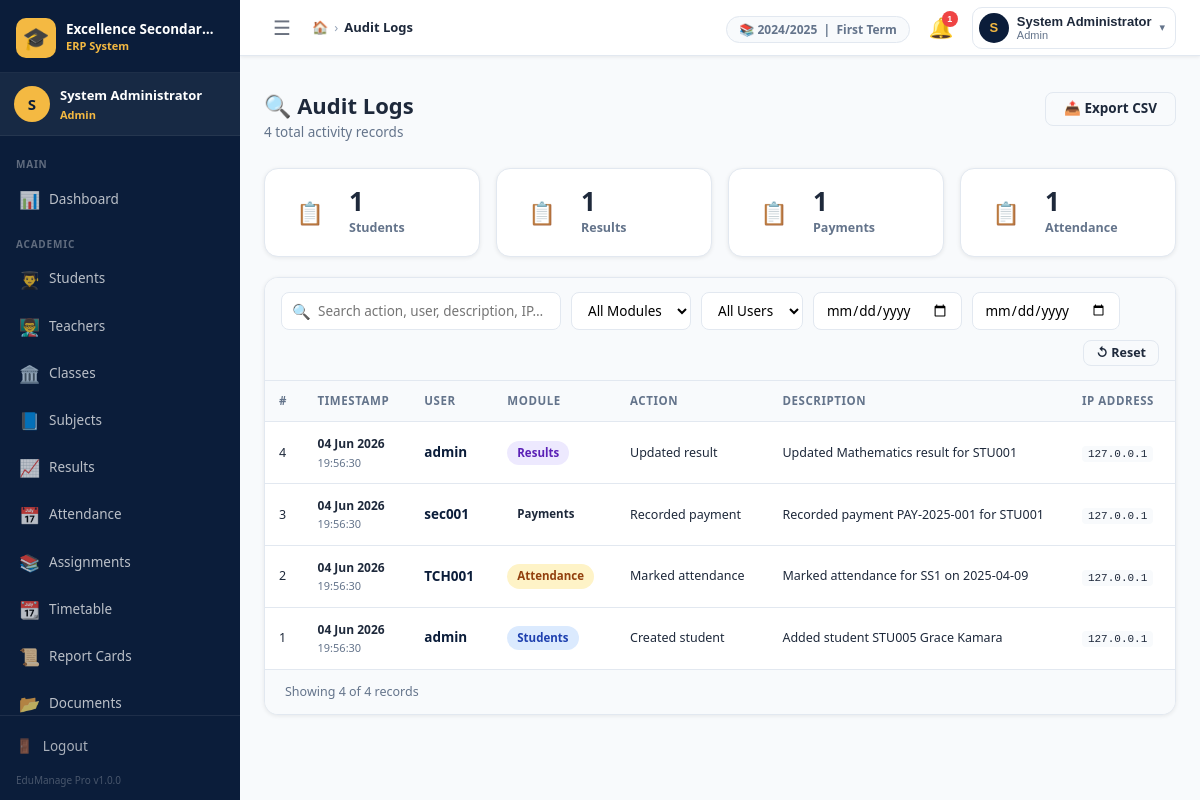
/admin/audit_logs.php (signed in), run on the app's committed database.
### tables this page shows
CREATE TABLE `settings` (
  `id`          INT UNSIGNED NOT NULL AUTO_INCREMENT,
  `setting_key` VARCHAR(100) NOT NULL UNIQUE,
  `setting_val` TEXT         DEFAULT NULL,
  `updated_at`  TIMESTAMP    NOT NULL DEFAULT CURRENT_TIMESTAMP ON UPDATE CURRENT_TIMESTAMP,
  PRIMARY KEY (`id`),
  KEY `idx_key` (`setting_key`)
);

CREATE TABLE `audit_logs` (
  `id`          BIGINT UNSIGNED NOT NULL AUTO_INCREMENT,
  `user_id`     INT UNSIGNED    DEFAULT NULL,
  `username`    VARCHAR(50)     DEFAULT NULL,
  `action`      VARCHAR(100)    NOT NULL,
  `module`      VARCHAR(50)     NOT NULL,
  `description` TEXT            DEFAULT NULL,
  `ip_address`  VARCHAR(45)     DEFAULT NULL,
  `user_agent`  VARCHAR(255)    DEFAULT NULL,
  `created_at`  TIMESTAMP       NOT NULL DEFAULT CURRENT_TIMESTAMP,
  PRIMARY KEY (`id`),
  KEY `idx_module`  (`module`),
  KEY `idx_created` (`created_at`)
);

### includes/functions.php (called while the page is built, shortened)
<?php
function e(mixed $val): string {
    return htmlspecialchars((string)($val ?? ''), ENT_QUOTES | ENT_HTML5, 'UTF-8');
}
function get_setting(string $key, string $default = ''): string {
    static $cache = [];
    if (!isset($cache[$key])) {
        $row = Database::fetchOne(
            "SELECT setting_val FROM settings WHERE setting_key = ? LIMIT 1",
            [$key]
        );
        $cache[$key] = $row ? $row['setting_val'] : $default;
    }
    return $cache[$key] ?? $default;
}
function paginate(string $sql, array $params, int $page, int $perPage = ROWS_PER_PAGE): array {
    $page    = max(1, (int)$page);
    $offset  = ($page - 1) * $perPage;
    $countSql = "SELECT COUNT(*) as cnt FROM ({$sql}) AS _count_query";
    $total    = (int)(Database::fetchOne($countSql, $params)['cnt'] ?? 0);
    $pages    = (int)ceil($total / $perPage);
    $rows = Database::fetchAll($sql . " LIMIT {$perPage} OFFSET {$offset}", $params);
    return [
        'rows'       => $rows,
        'total'      => $total,
        'pages'      => $pages,
        'page'       => $page,
        'per_page'   => $perPage,
        'has_prev'   => $page > 1,
        'has_next'   => $page < $pages,
    ];
}
function sanitize(mixed $val): string {
    return trim(strip_tags((string)($val ?? '')));
}
function int_val(mixed $val, int $default = 0): int {
    return filter_var($val, FILTER_VALIDATE_INT) !== false ? (int)$val : $default;
}
function format_date(string $date, string $format = 'd M Y'): string {
    return date($format, strtotime($date));
}
function count_unread_notifications(int $userId): int {
    $row = Database::fetchOne(
        "SELECT COUNT(*) AS c FROM notifications WHERE user_id = ? AND is_read = 0",
        [$userId]
    );
    return (int)($row['c'] ?? 0);
}

### config/db.php (called while the page is built, shortened)
<?php
class Database {
    private static ?PDO $instance = null;
    public static function getInstance(): PDO {
        if (self::$instance === null) {
            $dsn = sprintf(
                'mysql:host=%s;dbname=%s;charset=%s',
                DB_HOST, DB_NAME, DB_CHARSET
            );
            $options = [
                PDO::ATTR_ERRMODE            => PDO::ERRMODE_EXCEPTION,
                PDO::ATTR_DEFAULT_FETCH_MODE => PDO::FETCH_ASSOC,
                PDO::ATTR_EMULATE_PREPARES   => false,
                PDO::MYSQL_ATTR_INIT_COMMAND => "SET NAMES utf8mb4 COLLATE utf8mb4_unicode_ci",
            ];
            try {
                self::$instance = new PDO($dsn, DB_USER, DB_PASS, $options);
            } catch (PDOException $e) {
                error_log('[EduManage DB Error] ' . $e->getMessage());
                http_response_code(500);
                die(json_encode([
                    'success' => false,
                    'message' => 'Database connection failed. Please contact the administrator.'
                ]));
            }
        }
        return self::$instance;
    }
    public static function query(string $sql, array $params = []): PDOStatement {
        $stmt = self::getInstance()->prepare($sql);
        $stmt->execute($params);
        return $stmt;
    }
    public static function fetchOne(string $sql, array $params = []): ?array {
        $row = self::query($sql, $params)->fetch();
        return $row ?: null;
    }
    public static function fetchAll(string $sql, array $params = []): array {
        return self::query($sql, $params)->fetchAll();
    }
}

### includes/auth.php (called while the page is built, shortened)
<?php
function is_logged_in(): bool {
    return isset($_SESSION['user_id'], $_SESSION['role_id']);
}
function current_user_id(): int       { return (int)($_SESSION['user_id']   ?? 0); }
function current_full_name(): string  { return $_SESSION['full_name'] ?? ''; }
function current_role_name(): string  { return $_SESSION['role_name'] ?? ''; }

### admin/audit_logs.php (the view, shortened to what this page needs)
<?php
$pageTitle  = 'Audit Logs';
$search    = sanitize($_GET['q']        ?? '');
$dateFrom  = sanitize($_GET['date_from']?? '');
$dateTo    = sanitize($_GET['date_to']  ?? '');
$page      = int_val($_GET['page']      ?? 1);
$where  = ['1=1'];
$params = [];
$whereStr = 'WHERE ' . implode(' AND ', $where);
$baseSql = "SELECT l.* FROM audit_logs l {$whereStr} ORDER BY l.created_at DESC";
$pager = paginate($baseSql, $params, $page);
$logs  = $pager['rows'];
$moduleSummary = Database::fetchAll(
    "SELECT module, COUNT(*) AS cnt FROM audit_logs GROUP BY module ORDER BY cnt DESC LIMIT 8"
);
$moduleColors = [
    'Students'    => 'badge-primary',
    'Teachers'    => 'badge-success',
    'Results'     => 'badge-purple',
    'Payments'    => 'badge-gold',
    'Attendance'  => 'badge-warning',
    'Auth'        => 'badge-navy',
    'Settings'    => 'badge-secondary',
    'Import'      => 'badge-info',
    'Timetable'   => 'badge-primary',
    'Assignments' => 'badge-success',
    'Announcements'=> 'badge-warning',
];
include INCLUDES_PATH . '/header.php';
?>
<div class="page-header">
    <div class="page-header-left">
        <h1 class="page-title">🔍 Audit Logs</h1>
        <p class="page-subtitle"><?= $pager['total'] ?> total activity records</p>
    </div>
    <div class="page-header-actions">
        <a href="?<?= http_build_query(array_merge($_GET,['export'=>'csv'])) ?>"
           class="btn btn-outline">📤 Export CSV</a>
    </div>
</div>
<div class="stats-grid mb-20" style="grid-template-columns:repeat(4,1fr)">
    <?php foreach (array_slice($moduleSummary,0,4) as $ms): ?>
    <div class="stat-card">
        <div class="stat-icon">📋</div>
        <div class="stat-info">
            <div class="stat-value"><?= number_format($ms['cnt']) ?></div>
            <div class="stat-label"><?= e($ms['module']) ?></div>
        </div>
    </div>
    <?php endforeach; ?>
</div>
<div class="card">
    <div class="table-toolbar" style="flex-wrap:wrap;gap:10px">
        <div class="search-bar-wrap">
            <span class="search-icon">🔍</span>
            <input type="text" class="search-input" id="auditSearch"
                   placeholder="Search action, user, description, IP…"
                   value="<?= e($search) ?>"
                   data-ajax-search="#auditTbody"
                   data-search-url="<?= BASE_URL ?>/api/search.php?type=audit"
                   autocomplete="off">
        </div>
        <form method="GET" id="auditFilter" style="display:contents">
            <select name="module" class="filter-select" onchange="this.form.submit()">
                <option value="">All Modules</option>
            </select>
            <select name="username" class="filter-select" onchange="this.form.submit()">
                <option value="">All Users</option>
            </select>
            <input type="date" name="date_from" class="filter-select" value="<?= e($dateFrom) ?>"
                   placeholder="From date" title="From date" onchange="this.form.submit()">
            <input type="date" name="date_to" class="filter-select" value="<?= e($dateTo) ?>"
                   placeholder="To date" title="To date" onchange="this.form.submit()">
            <div class="table-toolbar-right">
                <a href="<?= BASE_URL ?>/admin/audit_logs.php" class="btn btn-outline btn-sm">↺ Reset</a>
            </div>
        </form>
    </div>
    <div class="table-wrap">
        <table class="data-table">
            <thead><tr>
                <th>#</th>
                <th data-sort>Timestamp</th>
                <th data-sort>User</th>
                <th data-sort>Module</th>
                <th>Action</th>
                <th>Description</th>
                <th>IP Address</th>
            </tr></thead>
            <tbody id="auditTbody">
            <?php if ($logs): $i=($page-1)*ROWS_PER_PAGE+1; foreach ($logs as $log): ?>
                <tr>
                    <td class="text-muted text-sm"><?= $log['id'] ?></td>
                    <td style="white-space:nowrap">
                        <div style="font-weight:700;font-size:12px"><?= format_date($log['created_at'],'d M Y') ?></div>
                        <div class="text-xs text-muted"><?= date('H:i:s', strtotime($log['created_at'])) ?></div>
                    </td>
                    <td>
                        <span style="font-weight:700;color:var(--navy)"><?= e($log['username'] ?? '—') ?></span>
                    </td>
                    <td>
                        <span class="badge <?= $moduleColors[$log['module']] ?? 'badge-secondary' ?>">
                            <?= e($log['module']) ?>
                        </span>
                    </td>
                    <td class="text-sm" style="white-space:nowrap"><?= e($log['action']) ?></td>
                    <td class="text-sm text-muted" style="max-width:280px">
                        <?= e($log['description'] ?? '—') ?>
                    </td>
                    <td><span class="code" style="font-size:11px"><?= e($log['ip_address'] ?? '—') ?></span></td>
                </tr>
            <?php endforeach; endif; ?>
            </tbody>
        </table>
    </div>
    <div class="card-footer text-sm text-muted">
        Showing <?= count($logs) ?> of <?= $pager['total'] ?> records
    </div>
</div>
<?php include INCLUDES_PATH . '/footer.php'; ?>

### includes/header.php (shortened to what this page needs)
<?php
$pageTitle   = $pageTitle   ?? 'Dashboard';
$schoolName  = get_setting('school_name', APP_NAME);
$unreadCount = is_logged_in() ? count_unread_notifications(current_user_id()) : 0;
?>
<!DOCTYPE html>
<html lang="en">
<head>
    <link rel="stylesheet" href="<?= BASE_URL ?>/assets/css/style.css">
</head>
<body>
<div class="app-wrapper">
    <?php include INCLUDES_PATH . '/sidebar.php'; ?>
    <div class="main-area">
        <header class="topnav">
            <div class="topnav-left">
                <button class="sidebar-toggle" id="sidebarToggle" title="Toggle Sidebar">
                    ☰
                </button>
                <nav class="breadcrumb-nav">
                    <span class="bc-home">
                        <a href="<?= BASE_URL ?>/admin/dashboard.php">🏠</a>
                    </span>
                    <span class="bc-sep">›</span>
                    <span class="bc-current"><?= e($pageTitle) ?></span>
                </nav>
            </div>
            <div class="topnav-right">
                <div class="topnav-meta hidden-sm">
                    <span class="meta-pill">
                        📚 <?= e(get_setting('current_session', '—')) ?>
                        &nbsp;|&nbsp;
                        <?= e(get_setting('current_term', '—')) ?> Term
                    </span>
                </div>
                <div class="notif-wrap" id="notifWrap">
                    <button class="notif-btn" id="notifBtn" title="Notifications">
                        🔔
                        <?php if ($unreadCount > 0): ?>
                            <span class="notif-badge"><?= $unreadCount ?></span>
                        <?php endif; ?>
                    </button>
                </div>
                <div class="user-wrap" id="userWrap">
                    <button class="user-btn" id="userBtn">
                        <div class="user-avatar">
                            <?= strtoupper(substr(current_full_name(), 0, 1)) ?>
                        </div>
                        <div class="user-info hidden-sm">
                            <span class="user-name"><?= e(current_full_name()) ?></span>
                            <span class="user-role"><?= e(ucfirst(current_role_name())) ?></span>
                        </div>
                        <span class="user-caret">▾</span>
                    </button>
                </div>
            </div>
        </header>
        <div class="flash-container">
        </div>
        <main class="main-content">

### data on the page
settings: setting_val "2024/2025"
settings: setting_val "First"
audit_logs: id "4", created_at "04 Jun 2026", created_at "19:56:30", username "admin", module "Results", action "Updated result", description "Updated Mathematics result for STU001", ip_address "127.0.0.1"
audit_logs: id "3", created_at "04 Jun 2026", created_at "19:56:30", username "sec001", module "Payments", action "Recorded payment", description "Recorded payment PAY-2025-001 for STU001", ip_address "127.0.0.1"
audit_logs: id "2", created_at "04 Jun 2026", created_at "19:56:30", username "TCH001", module "Attendance", action "Marked attendance", description "Marked attendance for SS1 on 2025-04-09", ip_address "127.0.0.1"
audit_logs: id "1", created_at "04 Jun 2026", created_at "19:56:30", username "admin", module "Students", action "Created student", description "Added student STU005 Grace Kamara", ip_address "127.0.0.1"

### other printed values
get_setting('school_name', APP_NAME) "Excellence Secondar…"
substr(current_full_name(), 0, 1) "S"
current_full_name() "System Administrator"
current_role_name() "Admin"
$item['section'] "MAIN"
$item['icon'] "📊"
$item['label'] "Dashboard"
$item['section'] "ACADEMIC"
$item['icon'] "👨‍🎓"
$item['label'] "Students"
$item['icon'] "👨‍🏫"
$item['label'] "Teachers"
$item['icon'] "🏛️"
$item['label'] "Classes"
$item['icon'] "📘"
